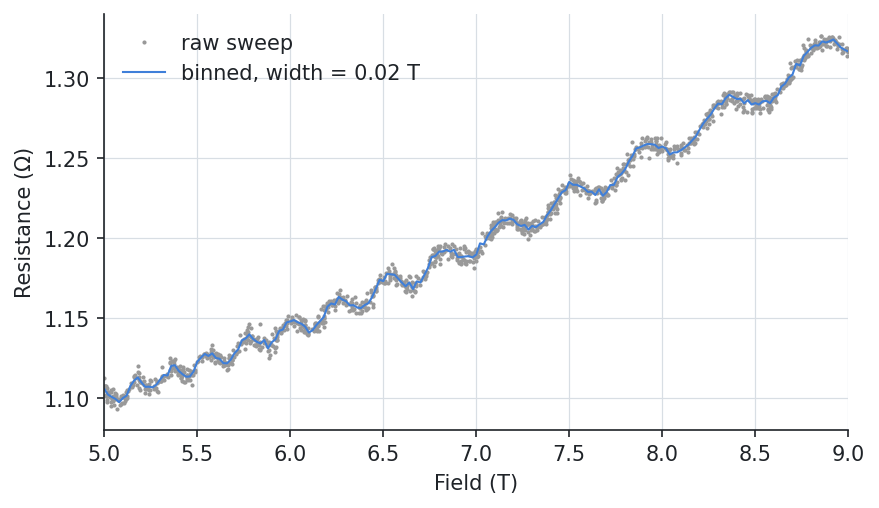

Python code for this plot:
from _data import sweep

# --8<-- [start:example]
import quantalyze as qz

binned = qz.bin(sweep, "field", minimum=0, maximum=9, width=0.02)

print(f"{len(sweep)} rows in, {len(binned)} rows out")
print(binned.head())
# --8<-- [end:example]

import matplotlib.pyplot as plt

fig, ax = plt.subplots()
ax.plot(sweep.field, sweep.resistance, ".", ms=2, color="0.6", label="raw sweep")
ax.plot(binned.field, binned.resistance, color="C0", lw=1, label="binned, width = 0.02 T")
ax.set(xlabel="Field (T)", ylabel="Resistance (Ω)", xlim=(5, 9), ylim=(1.08, 1.34))
ax.legend()
